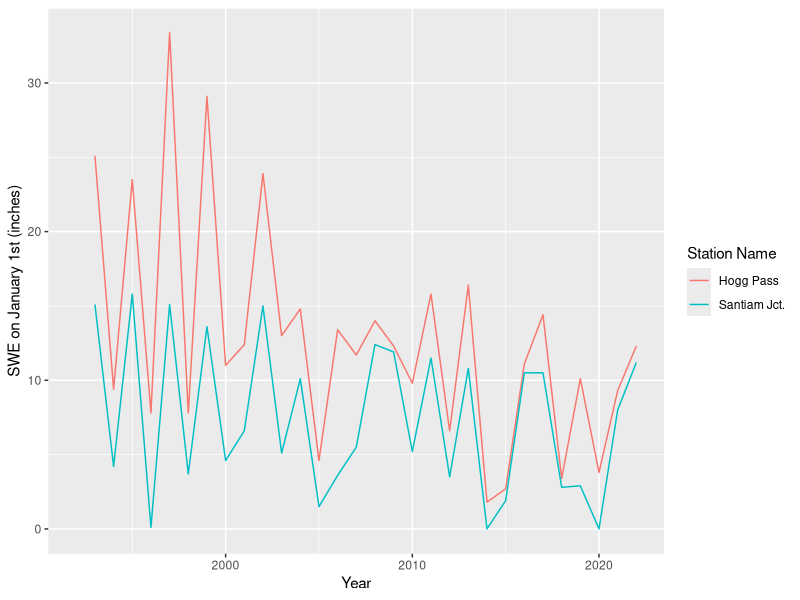
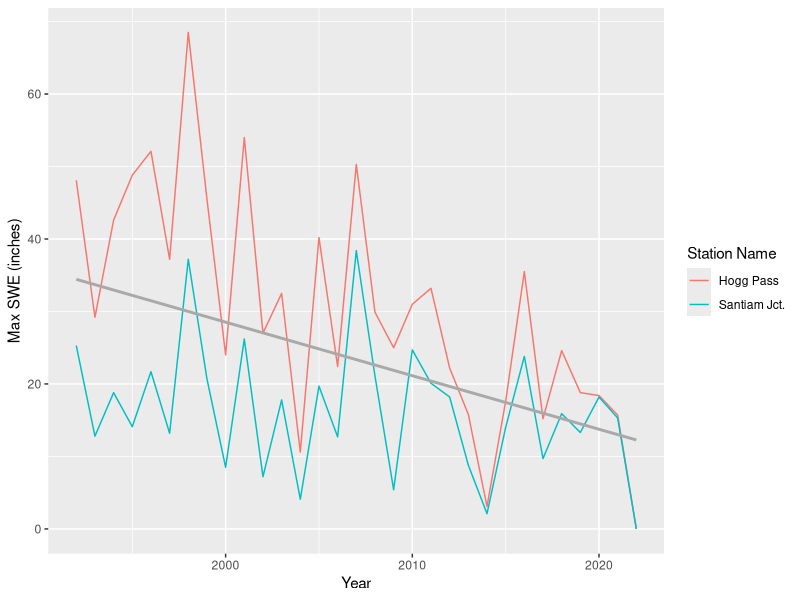

The R source for these figures, in order:
## ---- chunk 1
#| include: false
library(tidyverse)
library(knitr)
## ---- chunk 2
# Top of csv is messy, so it's skipped and column names are added manually

col_names <- c("station_name", "year", "day", "jan", "feb", "mar", "apr",
               "may", "jun", "jul", "aug", "sep", "oct", "nov", "dec")
snow_water <- read.csv(
    file = "data/report.csv", 
    skip = 58, 
    col.names = col_names
  )
## ---- chunk 3
#| fig-cap: "Amount of Snow Water Equivalent on January 1st from 1992 to 2022"
#| warning: false
snow_water |>
  filter(day == 1) |>
  ggplot(mapping = aes(x = year, y = jan)) +
  geom_line(aes(color = station_name)) +
  labs(
    x = "Year",
    y = "SWE on January 1st (inches)",
    color = "Station Name"
  )
## ---- chunk 4
#| message: false
#| fig-cap: "Maximum Snow Water Equivalent per Year by Station from 1992 to 2022"
# Create the data to be graphed =============================
# Reformat
swe_by_month <- snow_water |>
  pivot_longer(
    cols = jan:dec, 
    names_to = "month", 
    values_to = "swe"
  )

# Can't work with absence of data
# snow water by month (swbm)
swbm_no_missing <- swe_by_month |>
  filter(is.na(swe) == FALSE)

# Water Year starts on Oct --------------------
swbm_water_year <- swbm_no_missing |>
  mutate(
    water_year = ifelse(
      match(month, tolower(month.abb)) < 10,
      year-1, # if before Oct, water year hasn't started yet
      year    # if after, it has
    )
  )

# Finalize graphable data ---------------------
swe_max_summary <- swbm_water_year |>
  group_by(water_year, station_name) |>
  summarise(max_swe = max(swe))

# Graph the Data ============================================
swe_max_summary |>
  ggplot(mapping = aes(
    x = water_year, 
    y = max_swe
  )) +
  
# Line Plot of data ---------------------
  geom_line(aes(color = station_name)) +
  labs(
    x = "Year",
    y = "Max SWE (inches)",
    color = "Station Name"
  ) +

# Best fit line -------------------------
  geom_smooth(
    method = "lm",
    se     = FALSE,
    color  = "darkgrey"
  )
## ---- chunk 5
#| tbl-cap: "Year with the Highest Snow Water Equivalent for Each Station"
#| tbl-colwidths: [20,15,15]
swe_max_summary |>
  group_by(station_name) |>
  arrange(desc(max_swe)) |>
  filter(row_number()==1) |> # Only take the highest
  rename(
    Station.Name = station_name, 
    Year = water_year, 
    SWE = max_swe # Chose to keep the SWE
  ) |>
  relocate(Station.Name) |> # Aesthetics
  kable()
